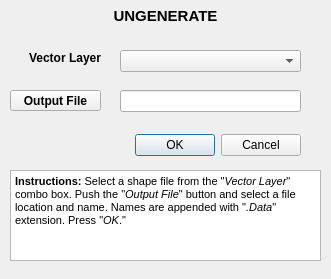
<?xml version="1.0" encoding="UTF-8"?>
<ui version="4.0">
 <class>UngenerateDialogBase</class>
 <widget class="QDialog" name="UngenerateDialogBase">
  <property name="geometry">
   <rect>
    <x>0</x>
    <y>0</y>
    <width>331</width>
    <height>279</height>
   </rect>
  </property>
  <property name="windowTitle">
   <string>Ungenerate</string>
  </property>
  <widget class="QDialogButtonBox" name="button_box">
   <property name="geometry">
    <rect>
     <x>120</x>
     <y>130</y>
     <width>181</width>
     <height>31</height>
    </rect>
   </property>
   <property name="orientation">
    <enum>Qt::Horizontal</enum>
   </property>
   <property name="standardButtons">
    <set>QDialogButtonBox::Cancel|QDialogButtonBox::Ok</set>
   </property>
  </widget>
  <widget class="QLineEdit" name="lineEdit">
   <property name="geometry">
    <rect>
     <x>120</x>
     <y>90</y>
     <width>181</width>
     <height>22</height>
    </rect>
   </property>
  </widget>
  <widget class="QPushButton" name="pushButton">
   <property name="geometry">
    <rect>
     <x>10</x>
     <y>90</y>
     <width>91</width>
     <height>21</height>
    </rect>
   </property>
   <property name="font">
    <font>
     <weight>75</weight>
     <bold>true</bold>
    </font>
   </property>
   <property name="text">
    <string>Output File</string>
   </property>
  </widget>
  <widget class="QLabel" name="label_2">
   <property name="geometry">
    <rect>
     <x>0</x>
     <y>0</y>
     <width>331</width>
     <height>31</height>
    </rect>
   </property>
   <property name="font">
    <font>
     <pointsize>11</pointsize>
     <weight>75</weight>
     <bold>true</bold>
     <underline>false</underline>
     <kerning>true</kerning>
    </font>
   </property>
   <property name="text">
    <string>UNGENERATE</string>
   </property>
   <property name="alignment">
    <set>Qt::AlignCenter</set>
   </property>
  </widget>
  <widget class="QComboBox" name="comboBox">
   <property name="geometry">
    <rect>
     <x>120</x>
     <y>50</y>
     <width>181</width>
     <height>22</height>
    </rect>
   </property>
  </widget>
  <widget class="QLabel" name="label">
   <property name="geometry">
    <rect>
     <x>10</x>
     <y>50</y>
     <width>91</width>
     <height>16</height>
    </rect>
   </property>
   <property name="font">
    <font>
     <weight>75</weight>
     <bold>true</bold>
    </font>
   </property>
   <property name="layoutDirection">
    <enum>Qt::LeftToRight</enum>
   </property>
   <property name="text">
    <string>Vector Layer</string>
   </property>
   <property name="alignment">
    <set>Qt::AlignRight|Qt::AlignTrailing|Qt::AlignVCenter</set>
   </property>
  </widget>
  <widget class="QTextEdit" name="textEdit">
   <property name="geometry">
    <rect>
     <x>10</x>
     <y>170</y>
     <width>311</width>
     <height>91</height>
    </rect>
   </property>
   <property name="html">
    <string>&lt;!DOCTYPE HTML PUBLIC &quot;-//W3C//DTD HTML 4.0//EN&quot; &quot;http://www.w3.org/TR/REC-html40/strict.dtd&quot;&gt;
&lt;html&gt;&lt;head&gt;&lt;meta name=&quot;qrichtext&quot; content=&quot;1&quot; /&gt;&lt;style type=&quot;text/css&quot;&gt;
p, li { white-space: pre-wrap; }
&lt;/style&gt;&lt;/head&gt;&lt;body style=&quot; font-family:'MS Shell Dlg 2'; font-size:7.8pt; font-weight:400; font-style:normal;&quot;&gt;
&lt;p style=&quot; margin-top:12px; margin-bottom:12px; margin-left:0px; margin-right:0px; -qt-block-indent:0; text-indent:0px;&quot;&gt;&lt;span style=&quot; font-family:'MS Shell Dlg 2,sans-serif'; font-size:8pt; font-weight:600;&quot;&gt;Instructions:&lt;/span&gt;&lt;span style=&quot; font-family:'MS Shell Dlg 2,sans-serif'; font-size:8pt;&quot;&gt; Select a shape file from the &amp;quot;&lt;/span&gt;&lt;span style=&quot; font-family:'MS Shell Dlg 2,sans-serif'; font-size:8pt; font-style:italic;&quot;&gt;Vector Layer&lt;/span&gt;&lt;span style=&quot; font-family:'MS Shell Dlg 2,sans-serif'; font-size:8pt;&quot;&gt;&amp;quot; combo box. Push the &amp;quot;&lt;/span&gt;&lt;span style=&quot; font-family:'MS Shell Dlg 2,sans-serif'; font-size:8pt; font-style:italic;&quot;&gt;Output File&lt;/span&gt;&lt;span style=&quot; font-family:'MS Shell Dlg 2,sans-serif'; font-size:8pt;&quot;&gt;&amp;quot; button and select a file location and name. Names are appended with &amp;quot;&lt;/span&gt;&lt;span style=&quot; font-family:'MS Shell Dlg 2,sans-serif'; font-size:8pt; font-style:italic;&quot;&gt;.Data&lt;/span&gt;&lt;span style=&quot; font-family:'MS Shell Dlg 2,sans-serif'; font-size:8pt;&quot;&gt;&amp;quot; extension. Press &amp;quot;&lt;/span&gt;&lt;span style=&quot; font-family:'MS Shell Dlg 2,sans-serif'; font-size:8pt; font-style:italic;&quot;&gt;OK&lt;/span&gt;&lt;span style=&quot; font-family:'MS Shell Dlg 2,sans-serif'; font-size:8pt;&quot;&gt;.&amp;quot;&lt;/span&gt;&lt;span style=&quot; font-size:8pt;&quot;&gt; &lt;/span&gt;&lt;/p&gt;&lt;/body&gt;&lt;/html&gt;</string>
   </property>
  </widget>
 </widget>
 <resources/>
 <connections>
  <connection>
   <sender>button_box</sender>
   <signal>accepted()</signal>
   <receiver>UngenerateDialogBase</receiver>
   <slot>accept()</slot>
   <hints>
    <hint type="sourcelabel">
     <x>20</x>
     <y>20</y>
    </hint>
    <hint type="destinationlabel">
     <x>20</x>
     <y>20</y>
    </hint>
   </hints>
  </connection>
  <connection>
   <sender>button_box</sender>
   <signal>rejected()</signal>
   <receiver>UngenerateDialogBase</receiver>
   <slot>reject()</slot>
   <hints>
    <hint type="sourcelabel">
     <x>20</x>
     <y>20</y>
    </hint>
    <hint type="destinationlabel">
     <x>20</x>
     <y>20</y>
    </hint>
   </hints>
  </connection>
 </connections>
</ui>
